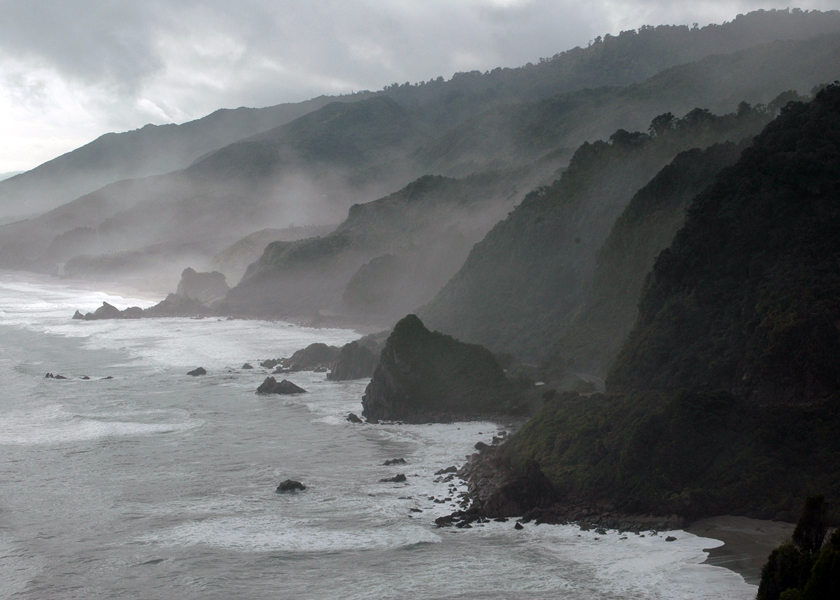
#> input picture script/opencv_image/New_Zealand_Coast.jpg, 840 x 600 px, found by its file name
$ jupyter execute --allow-errors open-cv_bootcamp.ipynb   (shell and % lines are left out)
#> lines starting #> are read from the running program, lines starting #| are printed output that depends on the picture; after the words box and inside, x2 and y2 are one past the last pixel; in counts of white or black regions, pixels touching at a corner belong together
## Day 1: Basic image Manipulation

[cell 1]
import cv2 as cv
import numpy as np
from matplotlib import pyplot as plt

from zipfile import ZipFile
from urllib.request import urlretrieve
import os

[cell 2]
def download_and_unzip(url, save_path):
    print(f"Downloading and extracting assests....", end="")

    # Downloading zip file using urllib package.
    urlretrieve(url, save_path)

    try:
        # Extracting zip file using the zipfile package.
        with ZipFile(save_path) as z:
            # Extract ZIP file contents in the same directory.
            z.extractall(os.path.split(save_path)[0])

        print("Done")

    except Exception as e:
        print("\nInvalid file.", e)

[cell 3]
"""URL = r"https://www.dropbox.com/s/0oe92zziik5mwhf/opencv_bootcamp_assets_NB4.zip?dl=1"

asset_zip_path = os.path.join(os.getcwd(), "opencv_bootcamp_assets_NB4.zip")

# Download if assest ZIP does not exists.
if not os.path.exists(asset_zip_path):
    download_and_unzip(URL, asset_zip_path)
"""

### 1. image resizing

[cell 4]
img = cv.imread("C:\\Users\\meta\\Deep_Tech\\Open_cv_bootcamp\\opencv_image\\New_Zealand_Coast.jpg")
#> img is the input picture: shape (600, 840, 3); mean B, G, R 115.2, 113.8, 110.9
img = cv.cvtColor(img, cv.COLOR_BGR2RGB)

[cell 5]
# convert image data to array

img = np.array(img)
plt.imshow(img)

plt.show()

[cell 6]
# manually cropping using pixel manipulation

cropped_img = img[0:400:3,100:400:3]
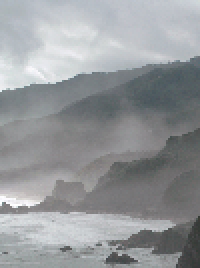
#> cropped_img: shape (134, 100, 3) (shown 2 times larger); mean R, G, B 149.4, 152.3, 154.9
plt.imshow(cropped_img)

### 2. Resize image

[cell 7]
dsize= (2000,3000)
resized_img = cv.resize(cropped_img,dsize)
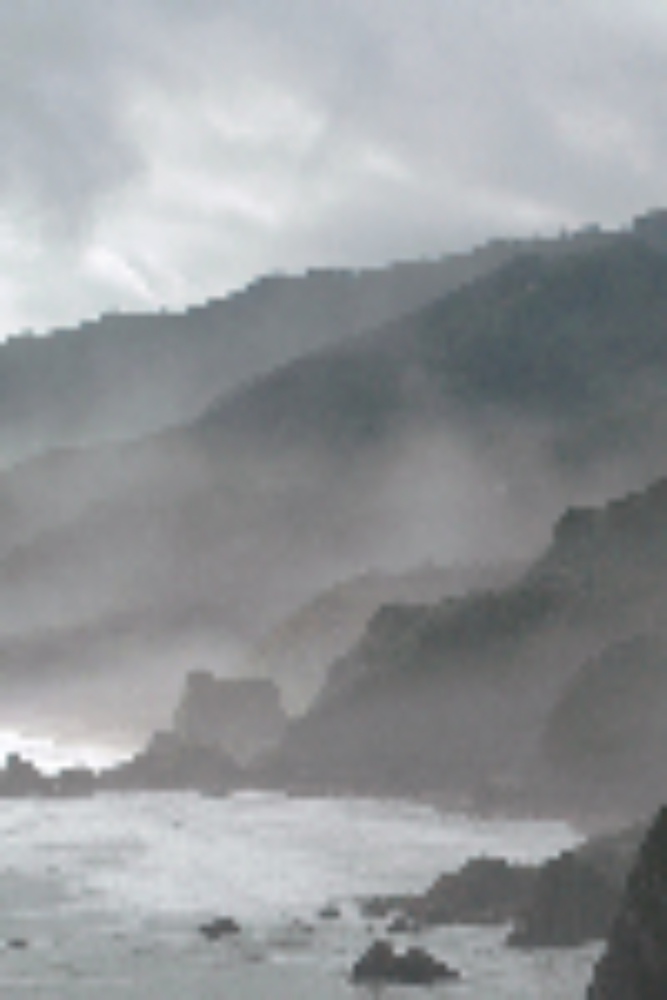
#> resized_img: shape (3000, 2000, 3) (shown at 1/3 size); mean R, G, B 149.3, 152.2, 154.7

### 3. Flipping image

[cell 8]
# flipping image using flip method

horz_flipped_img = cv.flip(resized_img,1) # flip the image horizontal direction
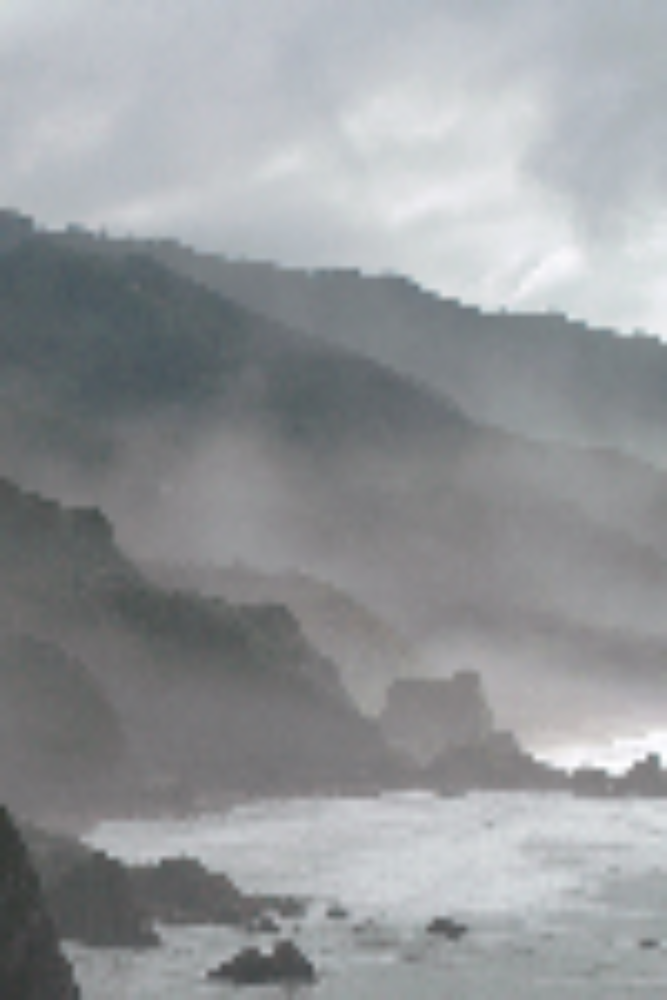
#> horz_flipped_img: shape (3000, 2000, 3) (shown at 1/3 size); mean R, G, B 149.3, 152.2, 154.7
vert_flipped_img = cv.flip(resized_img,0) # flip the image in vertical direction
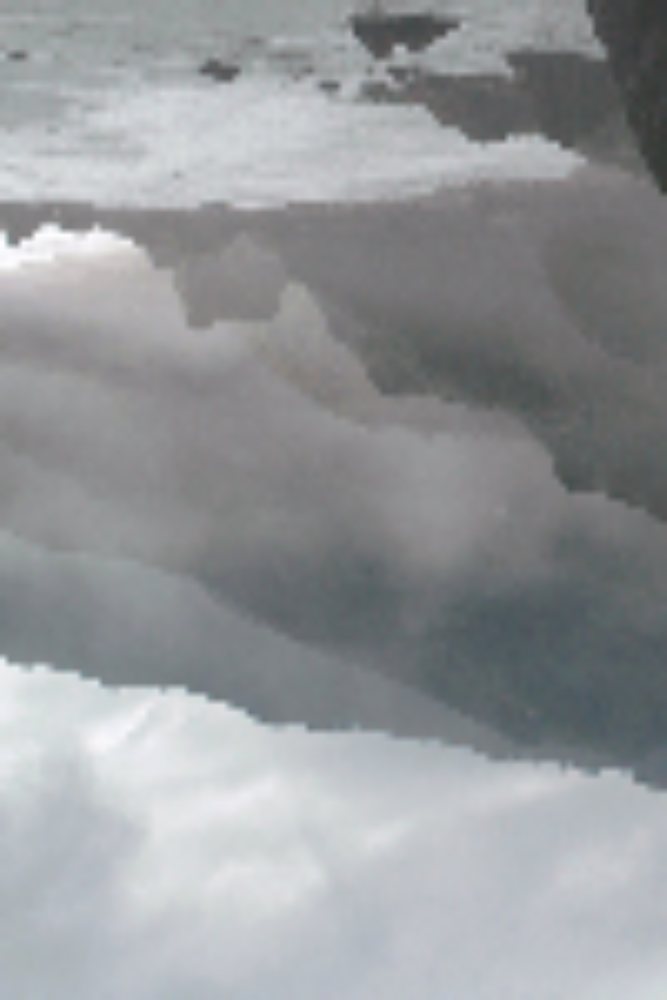
#> vert_flipped_img: shape (3000, 2000, 3) (shown at 1/3 size); mean R, G, B 149.3, 152.2, 154.7
both_flipped_img = cv.flip(resized_img,-1) # flip the image in both direction
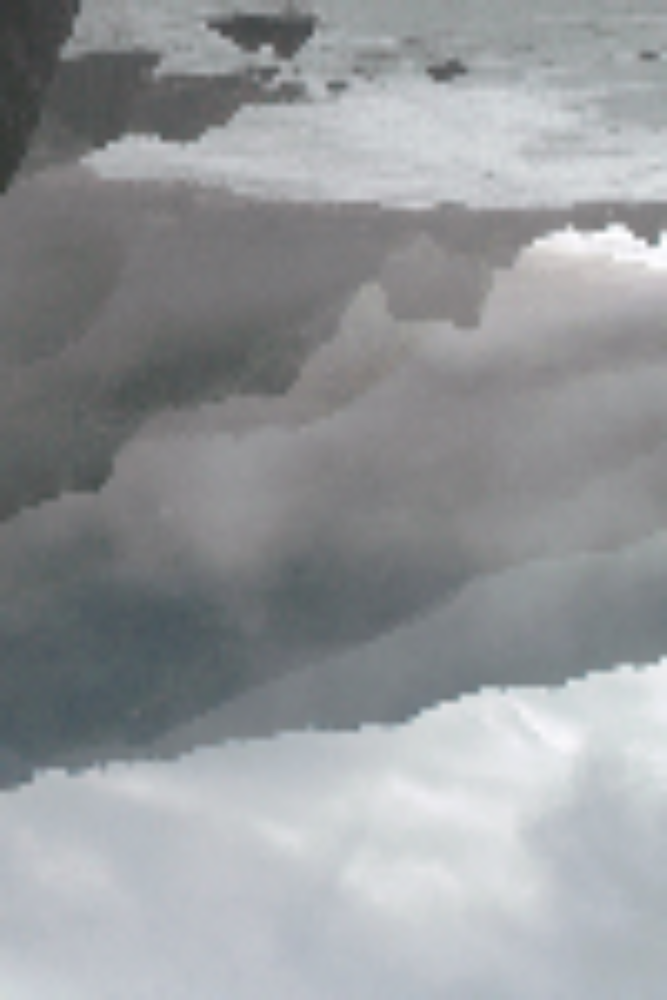
#> both_flipped_img: shape (3000, 2000, 3) (shown at 1/3 size); mean R, G, B 149.3, 152.2, 154.7

#show the images
plt.figure(figsize=(18,5))
plt.subplot(141);plt.imshow(horz_flipped_img);plt.title("Horizontal Flip");
plt.subplot(142);plt.imshow(vert_flipped_img);plt.title("Vertical Flip");
plt.subplot(143);plt.imshow(both_flipped_img);plt.title("Both Flipped");

plt.show()

##  Day 2. Image Annotation

[cell 9]
# Funtion that draw shape on an image
"""
to draw a shape we used different method form cv. the following are the crucial method for each shappe
-------> cv.
                rect : Draw Rectangle with the adjacent cordinate point given  as a tuple parameter
                line : Draw a line with start and stop cordiante given as a parameter
                circle : circle with radius and center passed  param
"""

def draw_shape(img,shape,point1_center=None,point2_radius=None,colour=(0,0,255),thickness=10,lineType=cv.LINE_AA):
    image = img.copy() # copy the original image
    if shape == "line":
        cv.line(image,point1_center,point2_radius,colour,thickness,lineType)
    elif shape == "circle":
        cv.circle(image,point1_center,point2_radius,colour,thickness,lineType)
    elif shape == "rectangle":
        cv.rectangle(image,point1_center,point2_radius,colour,thickness,lineType)
    else:
        print("error")

    plt.imshow(image)
    plt.show()
    return(image) # return the image


draw_shape(img,"line",(1000,2000),(5000,2000),8)
draw_shape(img,"circle",(3200,2500),800,8)
draw_shape(img,"rectangle",(1000,2000),(5000,5000),8)

## Day 3: Image Ehancement

### Contrast and brightness

#> (a cell that did not finish here is left out)

### Image Thresholding

[cell 11]
img = cv.imread("building-windows.jpg")
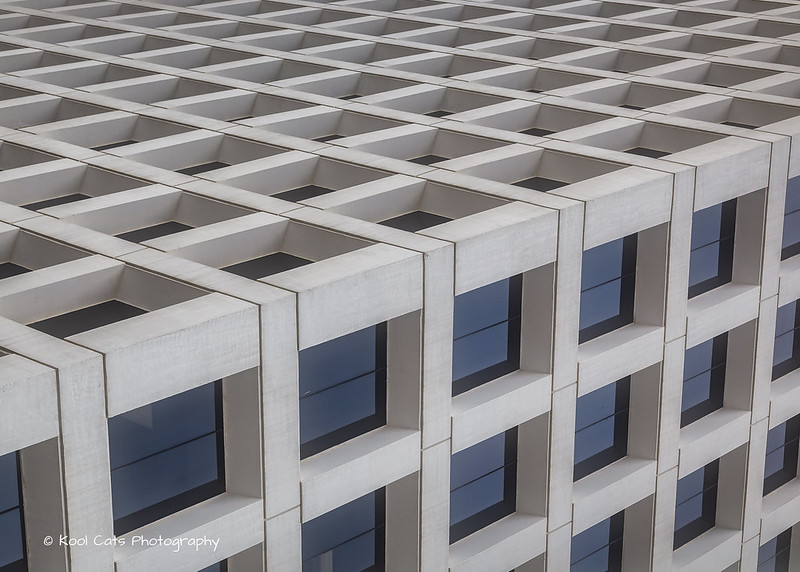
#> input picture building-windows.jpg, 800 x 572 px, found by its file name
#> img is the input picture: shape (572, 800, 3); mean B, G, R 141, 138.8, 140.2

[cell 12]
plt.imshow(img)
plt.show()

[cell 13]
img_read = cv.imread("building-windows.jpg", cv.IMREAD_GRAYSCALE)
#> img_read: shape (572, 800); min 4, max 255, mean 139.5
retval, img_thresh = cv.threshold(img_read, 100, 255, cv.THRESH_BINARY)
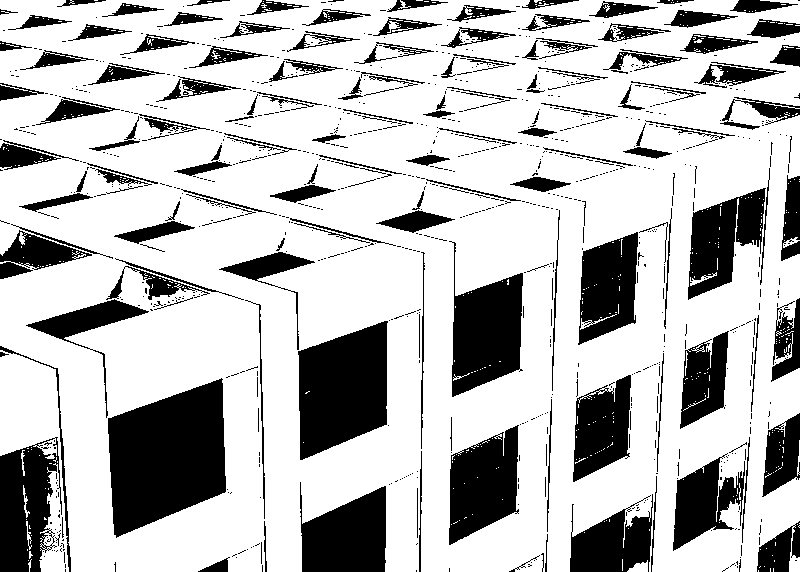
#> img_thresh: shape (572, 800); 74.2% white; 996 black regions (831 under 20 px), largest, box (x1, y1, x2, y2) and area: (108, 378, 226, 538) 13414, (298, 321, 388, 460) 9340, (449, 241, 523, 397) 6679

# Show the images
plt.figure(figsize=[18, 5])

plt.subplot(121);plt.imshow(img_read, cmap="gray");  plt.title("Original")
plt.subplot(122);plt.imshow(img_thresh, cmap="gray");plt.title("Thresholded")

print(img_thresh.shape)
#| (572, 800)

#> (a cell that did not finish here is left out)

[cell 15]
# Gloal Thresholding
retval,img_thresh1 = cv.threshold(img,50,255,cv.THRESH_BINARY)
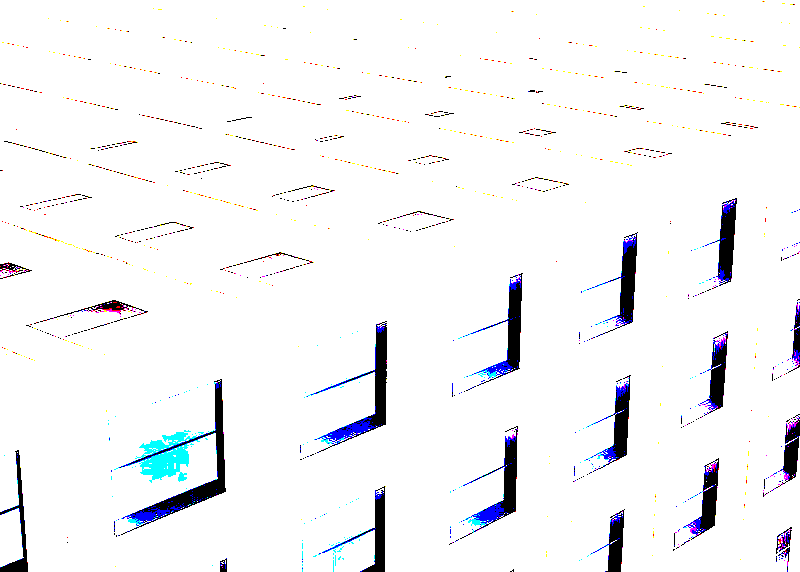
#> img_thresh1: shape (572, 800, 3); mean B, G, R 245.7, 243.9, 243.3
retval,img_thresh2 = cv.threshold(img,150,255,cv.THRESH_BINARY)
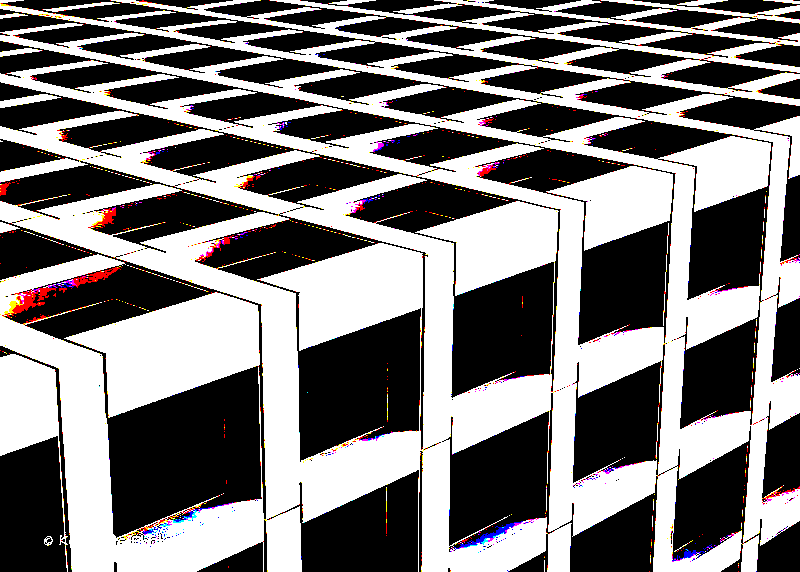
#> img_thresh2: shape (572, 800, 3); mean B, G, R 121.5, 121.5, 124

# Adaptive Thresholding
#> (the rest of this cell did not finish here and is left out)
